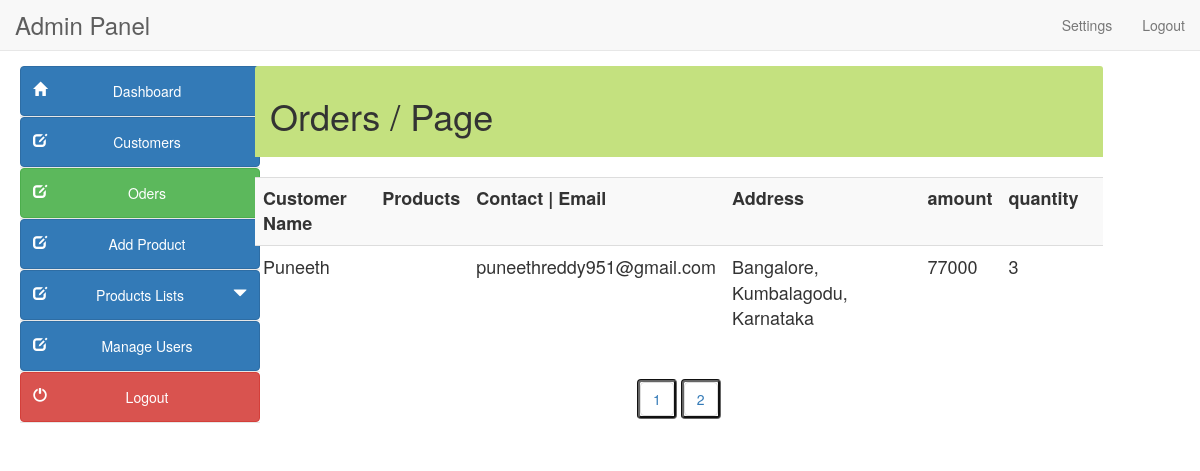
The page /admin/orders.php on the database its author committed.
### tables this page shows
CREATE TABLE `orders_info` (
  `order_id` int(10) NOT NULL,
  `user_id` int(11) NOT NULL,
  `f_name` varchar(255) NOT NULL,
  `email` varchar(255) NOT NULL,
  `address` varchar(255) NOT NULL,
  `city` varchar(255) NOT NULL,
  `state` varchar(255) NOT NULL,
  `zip` int(10) NOT NULL,
  `cardname` varchar(255) NOT NULL,
  `cardnumber` varchar(20) NOT NULL,
  `expdate` varchar(255) NOT NULL,
  `prod_count` int(15) DEFAULT NULL,
  `total_amt` int(15) DEFAULT NULL,
  `cvv` int(5) NOT NULL
);

### admin/orders.php (the view, shortened to what this page needs)
<?php
$page=$_GET['page'];
?>
<!DOCTYPE html>
<html lang="en">
<head>
<link href="style/css/bootstrap.min.css" rel="stylesheet">
<link href="style/css/k.css" rel="stylesheet">
</head>
<body>
  <?php include("include/header.php");?>
   	<div class="container-fluid main-container">
	<?php include("include/side_bar.php");?>
    <div class="col-md-9 content" style="margin-left:10px">
    <div class="panel-heading" style="background-color:#c4e17f">
	<h1>Orders  / Page <?php echo $page;?> </h1></div><br>
<div class='table-responsive'>
<div style="overflow-x:scroll;">
<table class="table  table-hover table-striped" style="font-size:18px">
<tr><th>Customer Name</th><th>Products</th><th>Contact | Email</th><th>Address</th><th>amount</th><th>quantity</th><th></th></tr>
<?php
                      $query = "SELECT * FROM orders_info";
                      $run = mysqli_query($con,$query);
                      if(mysqli_num_rows($run) > 0){
                       while($row = mysqli_fetch_array($run)){
                         $order_id = $row['order_id'];
                         $email = $row['email'];
                         $f_name = $row['f_name'];
                         $address = $row['address'];
                         $total_amount = $row['total_amt'];
                         $qty = $row['prod_count'];
                      ?>
                          <tr>
                            <td><?php
                               echo $f_name;
                             ?></td>
                           <td> <?php
                            $query1 = "SELECT * FROM order_products where order_id = $order_id";
                            $run1 = mysqli_query($con,$query1);
                              while($row1 = mysqli_fetch_array($run1)){
                               $product_id = $row1['product_id'];
                               $query2 = "SELECT * FROM products where product_id = $product_id";
                               $run2 = mysqli_query($con,$query2);
                               while($row2 = mysqli_fetch_array($run2)){
                               $product_title = $row2['product_title'];
                           ?>
                              <?php echo $product_title ?><br>
                            <?php }}?></td>
                            <td><?php echo $email ?></td>
                            <td><?php echo $address ?></td>
                            <td><?php echo $total_amount ?></td>
                            <td><?php echo $qty ?></td>
                            <td></td>
                         </tr>
                         <?php } ?>
                     <?php
                   }else {
                     echo "<center><h2>No users Available</h2><br><hr></center>";
                     }
                  ?>
</table>
</div></div>
<nav align="center">
<?php
$paging=mysqli_query($con,"select product_id,product_image, product_title,product_price from products");
$count=mysqli_num_rows($paging);
$a=$count/5;
$a=ceil($a);
echo "<bt>";echo "<bt>";
for($b=1; $b<=$a;$b++)
{
?>
<ul class="pagination " style="border:groove #666">
<li><a class="label-info" href="orders.php?page=<?php echo $b;?>"><?php echo $b." ";?></a></li></ul>
<?php
}
?>
</nav>
</div></div>
</body>
</html>

### admin/style/css/k.css (style rules this page uses)
.main-container { background: #FFF; padding-top: 15px; margin-top: -20px; }

### rows shown on the page
orders_info: f_name "Puneeth", email "puneethreddy951@gmail.com", address "Bangalore, Kumbalagodu, Karnataka", total_amt "77000", prod_count "3"
